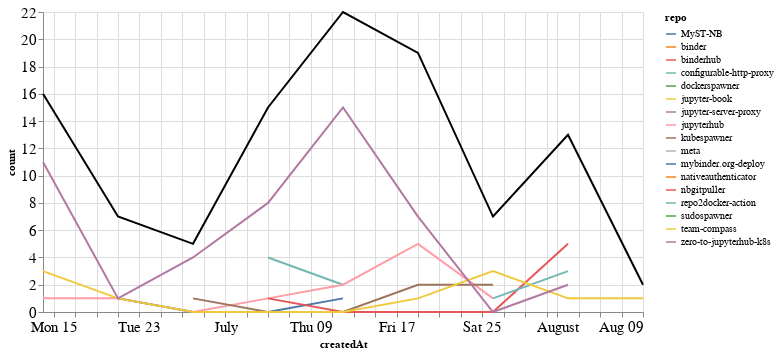

Write notebook code for a chart like this one.
### Markdown cell above
## Comments

### Code cell
comments_time = comments.groupby('repo').resample('W', on='createdAt').count()['author'].reset_index()
comments_time = comments_time.rename(columns={'author': 'count'})
comments_time_total = comments_time.groupby('createdAt').agg({"count": "sum"}).reset_index()
ch1 = alt.Chart(comments_time, width=600).mark_line().encode(
    x='createdAt',
    y='count',
    color='repo',
    tooltip="repo"
)

ch2 = alt.Chart(comments_time_total, width=600).mark_line(color="black").encode(
    x='createdAt',
    y='count',
)

ch1 + ch2

### Figure 1 — Vega-Lite specification as saved in the notebook (floating-point values rounded to 4 significant figures)
{"config": {"axisLeft": {"labelFontSize": 15}, "axisBottom": {"labelFontSize": 15}}, "layer": [{"data": {"name": "data-4623d22e6fc324aee45baedb86c605cf"}, "mark": "line", "encoding": {"color": {"type": "nominal", "field": "repo"}, "tooltip": {"type": "nominal", "field": "repo"}, "x": {"type": "temporal", "field": "createdAt"}, "y": {"type": "quantitative", "field": "count"}}, "width": 600}, {"data": {"name": "data-8216666f3d44e8c86187472d07158495"}, "mark": {"type": "line", "color": "black"}, "encoding": {"x": {"type": "temporal", "field": "createdAt"}, "y": {"type": "quantitative", "field": "count"}}, "width": 600}], "$schema": "https://vega.github.io/schema/vega-lite/v4.8.1.json", "datasets": {"data-4623d22e6fc324aee45baedb86c605cf": [{"repo": "MyST-NB", "createdAt": "2020-08-02T00:00:00", "count": 2}, {"repo": "binder", "createdAt": "2020-07-19T00:00:00", "count": 2}, {"repo": "binderhub", "createdAt": "2020-08-09T00:00:00", "count": 1}, {"repo": "configurable-http-proxy", "createdAt": "2020-07-05T00:00:00", "count": 4}, {"repo": "configurable-http-proxy", "createdAt": "2020-07-12T00:00:00", "count": 2}, {"repo": "dockerspawner", "createdAt": "2020-07-05T00:00:00", "count": 1}, {"repo": "jupyter-book", "createdAt": "2020-07-12T00:00:00", "count": 1}, {"repo": "jupyter-server-proxy", "createdAt": "2020-06-14T00:00:00", "count": 1}, {"repo": "jupyterhub", "createdAt": "2020-06-14T00:00:00", "count": 1}, {"repo": "jupyterhub", "createdAt": "2020-06-21T00:00:00", "count": 1}, {"repo": "jupyterhub", "createdAt": "2020-06-28T00:00:00", "count": 0}, {"repo": "jupyterhub", "createdAt": "2020-07-05T00:00:00", "count": 1}, {"repo": "jupyterhub", "createdAt": "2020-07-12T00:00:00", "count": 2}, {"repo": "jupyterhub", "createdAt": "2020-07-19T00:00:00", "count": 5}, {"repo": "jupyterhub", "createdAt": "2020-07-26T00:00:00", "count": 1}, {"repo": "kubespawner", "createdAt": "2020-06-28T00:00:00", "count": 1}, {"repo": "kubespawner", "createdAt": "2020-07-05T00:00:00", "count": 0}, {"repo": "kubespawner", "createdAt": "2020-07-12T00:00:00", "count": 0}, {"repo": "kubespawner", "createdAt": "2020-07-19T00:00:00", "count": 2}, {"repo": "kubespawner", "createdAt": "2020-07-26T00:00:00", "count": 2}, {"repo": "meta", "createdAt": "2020-07-19T00:00:00", "count": 2}, {"repo": "mybinder.org-deploy", "createdAt": "2020-06-21T00:00:00", "count": 1}, {"repo": "mybinder.org-deploy", "createdAt": "2020-06-28T00:00:00", "count": 0}, {"repo": "mybinder.org-deploy", "createdAt": "2020-07-05T00:00:00", "count": 0}, {"repo": "mybinder.org-deploy", "createdAt": "2020-07-12T00:00:00", "count": 1}, {"repo": "nativeauthenticator", "createdAt": "2020-07-12T00:00:00", "count": 1}, {"repo": "nbgitpuller", "createdAt": "2020-07-05T00:00:00", "count": 1}, {"repo": "nbgitpuller", "createdAt": "2020-07-12T00:00:00", "count": 0}, {"repo": "nbgitpuller", "createdAt": "2020-07-19T00:00:00", "count": 0}, {"repo": "nbgitpuller", "createdAt": "2020-07-26T00:00:00", "count": 0}, {"repo": "nbgitpuller", "createdAt": "2020-08-02T00:00:00", "count": 5}, {"repo": "repo2docker-action", "createdAt": "2020-07-26T00:00:00", "count": 1}, {"repo": "repo2docker-action", "createdAt": "2020-08-02T00:00:00", "count": 3}, {"repo": "sudospawner", "createdAt": "2020-06-21T00:00:00", "count": 3}, {"repo": "team-compass", "createdAt": "2020-06-14T00:00:00", "count": 3}, {"repo": "team-compass", "createdAt": "2020-06-21T00:00:00", "count": 1}, {"repo": "team-compass", "createdAt": "2020-06-28T00:00:00", "count": 0}, {"repo": "team-compass", "createdAt": "2020-07-05T00:00:00", "count": 0}, {"repo": "team-compass", "createdAt": "2020-07-12T00:00:00", "count": 0}, {"repo": "team-compass", "createdAt": "2020-07-19T00:00:00", "count": 1}, {"repo": "team-compass", "createdAt": "2020-07-26T00:00:00", "count": 3}, {"repo": "team-compass", "createdAt": "2020-08-02T00:00:00", "count": 1}, {"repo": "team-compass", "createdAt": "2020-08-09T00:00:00", "count": 1}, {"repo": "zero-to-jupyterhub-k8s", "createdAt": "2020-06-14T00:00:00", "count": 11}, {"repo": "zero-to-jupyterhub-k8s", "createdAt": "2020-06-21T00:00:00", "count": 1}, {"repo": "zero-to-jupyterhub-k8s", "createdAt": "2020-06-28T00:00:00", "count": 4}, {"repo": "zero-to-jupyterhub-k8s", "createdAt": "2020-07-05T00:00:00", "count": 8}, {"repo": "zero-to-jupyterhub-k8s", "createdAt": "2020-07-12T00:00:00", "count": 15}, {"repo": "zero-to-jupyterhub-k8s", "createdAt": "2020-07-19T00:00:00", "count": 7}, {"repo": "zero-to-jupyterhub-k8s", "createdAt": "2020-07-26T00:00:00", "count": 0}, {"repo": "zero-to-jupyterhub-k8s", "createdAt": "2020-08-02T00:00:00", "count": 2}], "data-8216666f3d44e8c86187472d07158495": [{"createdAt": "2020-06-14T00:00:00", "count": 16}, {"createdAt": "2020-06-21T00:00:00", "count": 7}, {"createdAt": "2020-06-28T00:00:00", "count": 5}, {"createdAt": "2020-07-05T00:00:00", "count": 15}, {"createdAt": "2020-07-12T00:00:00", "count": 22}, {"createdAt": "2020-07-19T00:00:00", "count": 19}, {"createdAt": "2020-07-26T00:00:00", "count": 7}, {"createdAt": "2020-08-02T00:00:00", "count": 13}, {"createdAt": "2020-08-09T00:00:00", "count": 2}]}}
